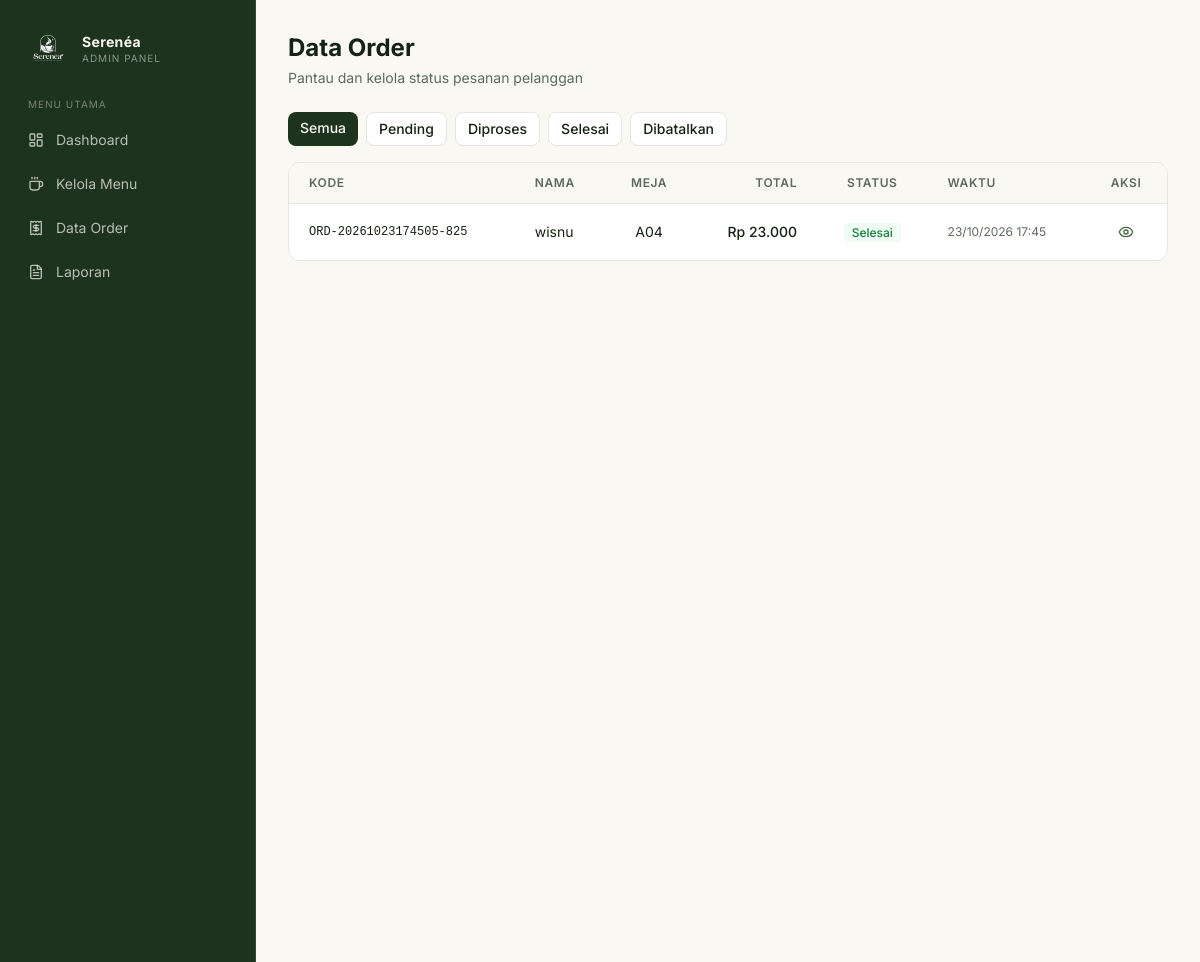
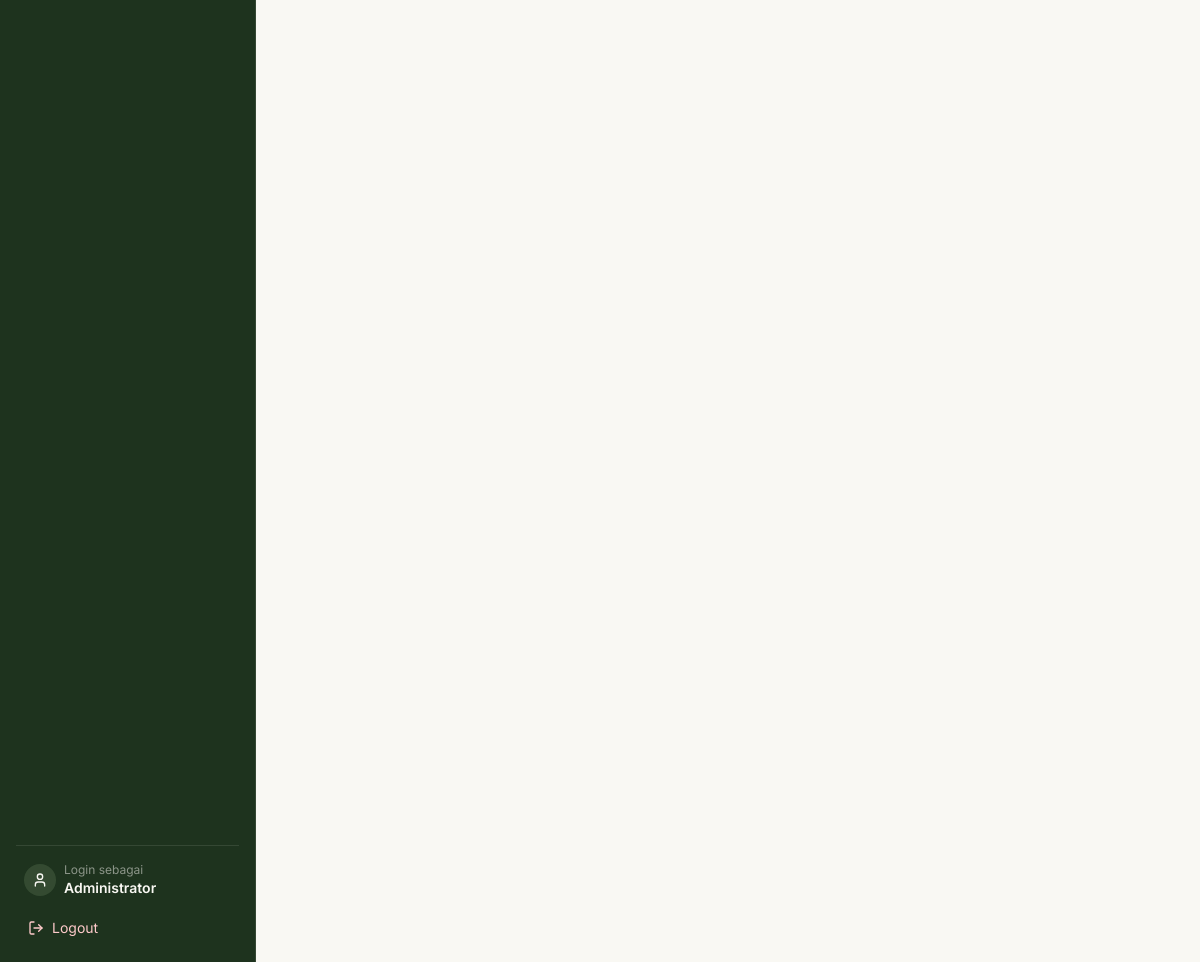
Page /admin/order.php (signed in) on the committed database (2 pictures, top to bottom).
### tables this page shows
CREATE TABLE `orders` (
  `id` int(11) NOT NULL,
  `kode_order` varchar(25) NOT NULL,
  `pelanggan_id` int(11) NOT NULL,
  `no_meja` varchar(10) NOT NULL,
  `total_harga` decimal(12,2) NOT NULL,
  `status` enum('pending','diproses','selesai','dibatalkan') DEFAULT 'pending',
  `catatan` text DEFAULT NULL,
  `waktu_order` datetime DEFAULT current_timestamp()
);

CREATE TABLE `pelanggan` (
  `id` int(11) NOT NULL,
  `nama` varchar(100) NOT NULL,
  `no_meja` varchar(10) NOT NULL,
  `no_hp` varchar(20) DEFAULT NULL,
  `waktu_datang` datetime DEFAULT current_timestamp()
);

### config/koneksi.php (called while the page is built, shortened)
<?php
function rupiah($angka) {
    return "Rp " . number_format((float)$angka, 0, ',', '.');
}

### admin/order.php (the view, shortened to what this page needs)
<?php
require_once '../config/koneksi.php';
$filter = $_GET['status'] ?? '';
$where = "";
$q = mysqli_query($koneksi, "SELECT o.*, p.nama FROM orders o
                             JOIN pelanggan p ON o.pelanggan_id = p.id
                             $where ORDER BY o.waktu_order DESC");
include '../includes/header.php';
$statuses = [
    ''           => ['label' => 'Semua',      'class' => 'bg-primary text-cream'],
    'pending'    => ['label' => 'Pending',    'class' => 'bg-amber-600 text-white'],
    'diproses'   => ['label' => 'Diproses',   'class' => 'bg-blue-600 text-white'],
    'selesai'    => ['label' => 'Selesai',    'class' => 'bg-green-600 text-white'],
    'dibatalkan' => ['label' => 'Dibatalkan', 'class' => 'bg-red-600 text-white'],
];
?>
<div class="flex min-h-screen">
    <?php include '../includes/sidebar_admin.php'; ?>
    <main class="flex-1 bg-cream p-6 md:p-8">
        <div class="mb-6">
            <h1 class="text-2xl font-bold text-ink">Data Order</h1>
            <p class="text-muted text-sm mt-1">Pantau dan kelola status pesanan pelanggan</p>
        </div>
        <div class="flex flex-wrap gap-2 mb-4">
            <?php foreach ($statuses as $key => $s): ?>
                <a href="<?= ADMIN_URL; ?>order.php<?= $key !== '' ? '?status='.$key : ''; ?>"
                   class="px-3 py-1.5 rounded-lg text-sm font-medium transition-colors <?= $filter === $key ? $s['class'] : 'bg-white border border-line text-ink hover:border-secondary'; ?>">
                    <?= $s['label']; ?>
                </a>
            <?php endforeach; ?>
        </div>
        <div class="bg-white border border-line rounded-xl overflow-hidden">
            <div class="overflow-x-auto">
                <table class="w-full text-sm">
                    <thead class="bg-cream border-b border-line">
                        <tr>
                            <th class="text-left px-5 py-3 text-xs uppercase tracking-wider text-muted font-semibold">Kode</th>
                            <th class="text-left px-5 py-3 text-xs uppercase tracking-wider text-muted font-semibold">Nama</th>
                            <th class="text-center px-5 py-3 text-xs uppercase tracking-wider text-muted font-semibold">Meja</th>
                            <th class="text-right px-5 py-3 text-xs uppercase tracking-wider text-muted font-semibold">Total</th>
                            <th class="text-center px-5 py-3 text-xs uppercase tracking-wider text-muted font-semibold">Status</th>
                            <th class="text-left px-5 py-3 text-xs uppercase tracking-wider text-muted font-semibold">Waktu</th>
                            <th class="text-center px-5 py-3 text-xs uppercase tracking-wider text-muted font-semibold">Aksi</th>
                        </tr>
                    </thead>
                    <tbody class="divide-y divide-line">
                        <?php while ($o = mysqli_fetch_assoc($q)): ?>
                        <tr class="hover:bg-cream/50 transition-colors">
                            <td class="px-5 py-3 font-mono text-xs text-ink"><?= htmlspecialchars($o['kode_order']); ?></td>
                            <td class="px-5 py-3 text-ink"><?= htmlspecialchars($o['nama']); ?></td>
                            <td class="px-5 py-3 text-center text-ink"><?= htmlspecialchars($o['no_meja']); ?></td>
                            <td class="px-5 py-3 text-right font-medium text-ink"><?= rupiah($o['total_harga']); ?></td>
                            <td class="px-5 py-3 text-center">
                                <?php
                                $badge = 'bg-gray-100 text-gray-700';
                                if ($o['status'] === 'pending') $badge = 'bg-amber-50 text-amber-700';
                                elseif ($o['status'] === 'diproses') $badge = 'bg-blue-50 text-blue-700';
                                elseif ($o['status'] === 'selesai') $badge = 'bg-green-50 text-green-700';
                                elseif ($o['status'] === 'dibatalkan') $badge = 'bg-red-50 text-red-700';
                                ?>
                                <span class="text-xs px-2 py-0.5 rounded font-medium <?= $badge; ?>"><?= ucfirst($o['status']); ?></span>
                            </td>
                            <td class="px-5 py-3 text-xs text-muted"><?= date('d/m/Y H:i', strtotime($o['waktu_order'])); ?></td>
                            <td class="px-5 py-3 text-center">
                                <a href="<?= ADMIN_URL; ?>order_detail.php?id=<?= (int)$o['id']; ?>"
                                   class="inline-flex w-8 h-8 items-center justify-center rounded-lg text-secondary hover:bg-cream transition-colors" title="Detail">
                                    <i data-lucide="eye" class="w-4 h-4"></i>
                                </a>
                            </td>
                        </tr>
                        <?php endwhile; ?>
                    </tbody>
                </table>
            </div>
        </div>
    </main>
</div>
<?php include '../includes/footer.php'; ?>

### assets/css/style.css (style rules this page uses)
:root { --color-primary: #1e331e; --color-secondary: #4a6b46; --color-accent: #8ea87d; --color-bg-main: #f9f8f3; --color-bg-card: #ffffff; --color-text-main: #142214; --color-text-muted: #5c6b5b; --color-border: #e2e8df; }
body { background-color: var(--color-bg-main); color: var(--color-text-main); font-family: 'Inter', 'Segoe UI', system-ui, sans-serif; -webkit-font-smoothing: antialiased; -moz-osx-font-smoothing: grayscale; }

### rows in the picture
orders: kode_order "ORD-20261023174505-825", pelanggan.nama "wisnu", no_meja "A04", total_harga "Rp 23.000", status "Selesai", waktu_order "23/10/2026 17:45"

### other values in the picture
$label "Dashboard Kelola Menu Data Order Laporan"
$_SESSION['admin_nama'] "Administrator"
$s['label'] "Semua"
$s['label'] "Pending"
$s['label'] "Diproses"
$s['label'] "Selesai"
$s['label'] "Dibatalkan"
